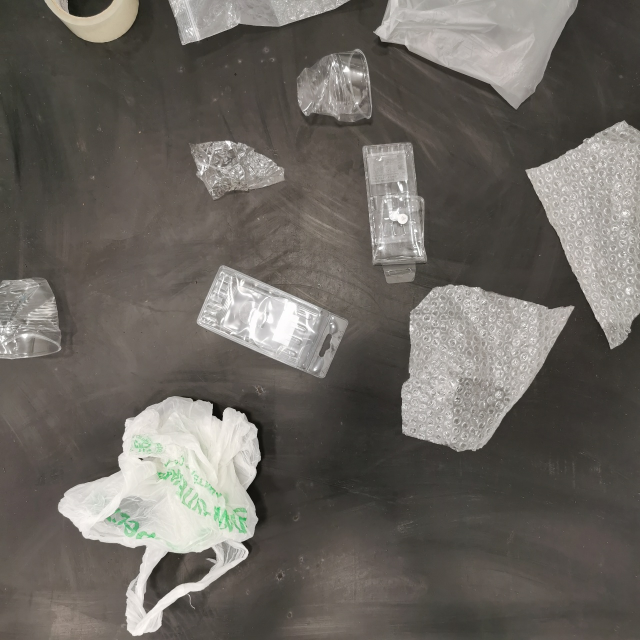
#> input picture Dataset/Plastic_resize/image_24.jpg, 1280 x 1280 px, found by its file name (shown at 1/2 size)
$ python only_Harris_Corner_Detection.py
#> lines starting #> are read from the running program, lines starting #| are printed output that depends on the picture; after the words box and inside, x2 and y2 are one past the last pixel; in counts of white or black regions, pixels touching at a corner belong together
import cv2
import numpy as np


img = cv2.imread('C:\Personality\Stady\Lab_CV\Dataset\Plastic_resize\image_24.jpg')
#> img is the input picture: shape (1280, 1280, 3); mean B, G, R 97, 102.8, 107.3
cv2.namedWindow('Harris Corner Detection Test', cv2.WINDOW_NORMAL)

def f(x=None):
    return

cv2.createTrackbar('Harris Window Size', 'Harris Corner Detection Test', 9, 25, f)
cv2.createTrackbar('Harris Parameter', 'Harris Corner Detection Test', 1, 100, f)
cv2.createTrackbar('Sobel Aperture', 'Harris Corner Detection Test', 3, 14, f)
cv2.createTrackbar('Detection Threshold', 'Harris Corner Detection Test', 3, 100, f)

gray = cv2.cvtColor(img,cv2.COLOR_BGR2GRAY)
gray = np.float32(gray)

img_bak = img

while True:
    img = img_bak.copy()

    window_size = cv2.getTrackbarPos('Harris Window Size', 'Harris Corner Detection Test')
    harris_parameter = cv2.getTrackbarPos('Harris Parameter', 'Harris Corner Detection Test')
    sobel_aperture = cv2.getTrackbarPos('Sobel Aperture', 'Harris Corner Detection Test')
    threshold = cv2.getTrackbarPos('Detection Threshold', 'Harris Corner Detection Test')
    print(window_size,harris_parameter,sobel_aperture,threshold)
    sobel_aperture = sobel_aperture * 2 + 1

    if window_size <= 0:
        window_size = 1

    dst = cv2.cornerHarris(gray, window_size, sobel_aperture, harris_parameter/100)

    # Result is dilated for marking the corners, not important
    dst = cv2.dilate(dst,None)
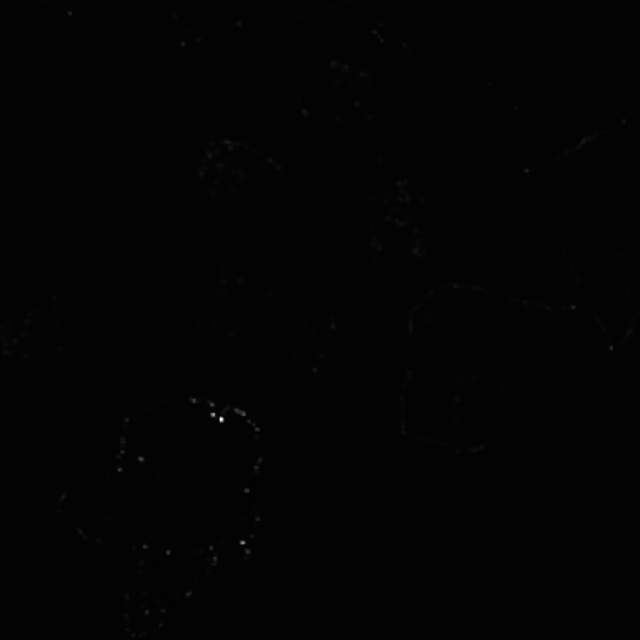
#> dst: shape (1280, 1280) float32 (shown at 1/2 size); min -7.54e+09, max 5.72e+11, mean 468736544; drawn with min black and max white

    # Threshold for an optimal value, it may vary depending on the image.
    img[dst > threshold/100 * dst.max()] = [0, 0, 255]
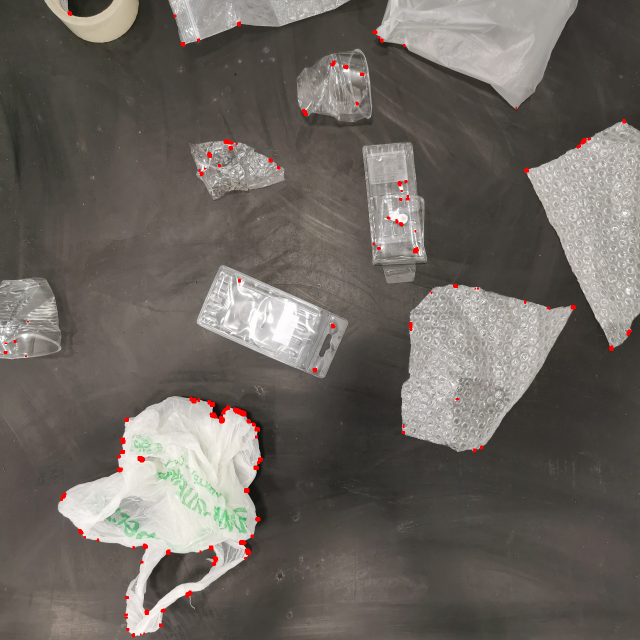
#> img: shape (1280, 1280, 3) (shown at 1/2 size); 0.46% of pixels changed, all inside (x1, y1, x2, y2) = (7, 22, 1264, 1275)

    dst_show = cv2.cvtColor(dst, cv2.COLOR_GRAY2BGR)
    dst_show = (255*dst_show).astype(np.uint8)
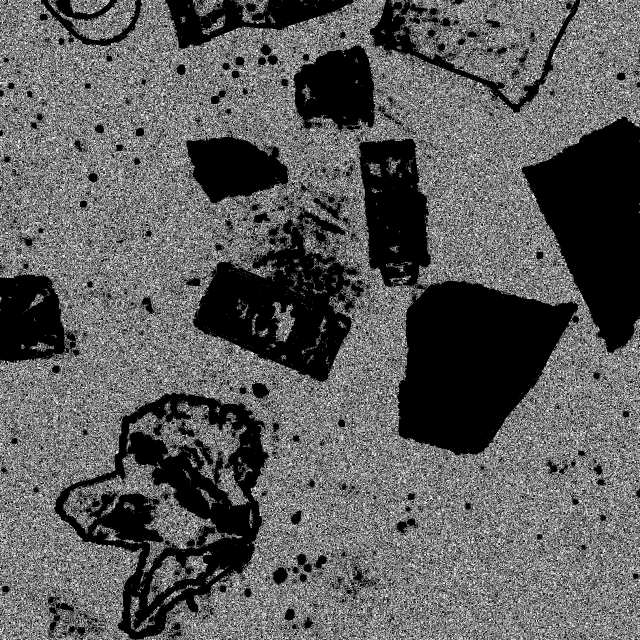
#> dst_show: shape (1280, 1280, 3) (shown at 1/2 size); min 0, max 255, mean 91.6
    unified_image =  np.hstack((img, dst_show))
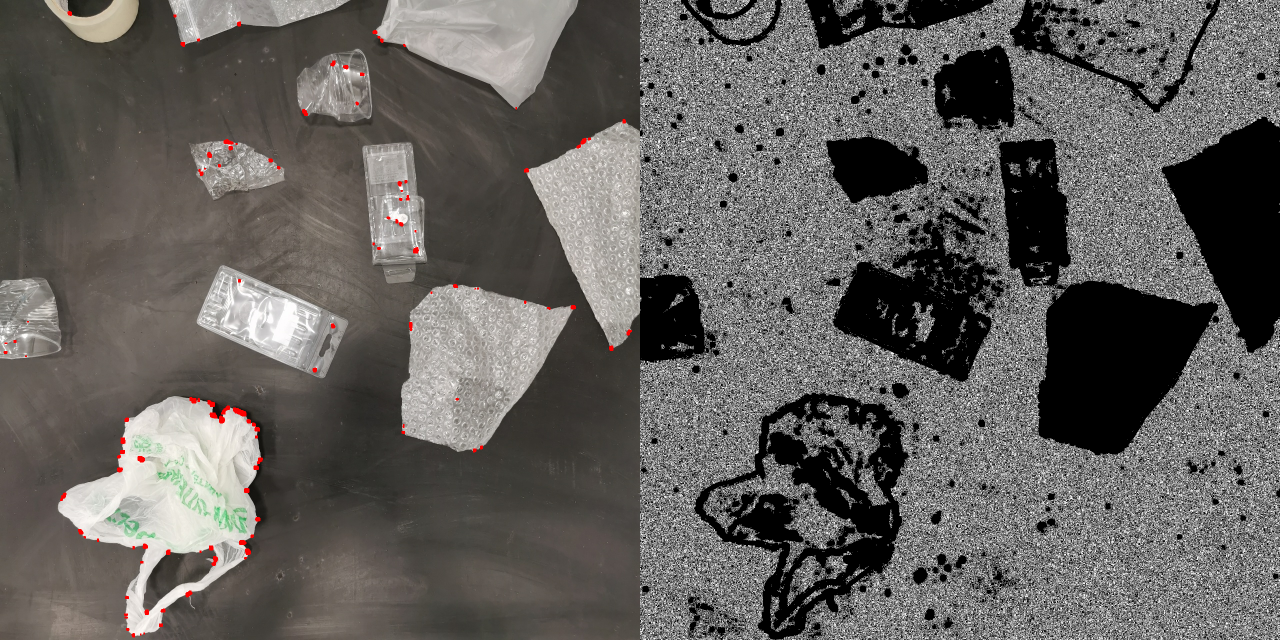
#> unified_image: shape (1280, 2560, 3) (shown at 1/2 size); mean B, G, R 93.9, 96.9, 99.7
    cv2.imshow('Harris Corner Detection Test', unified_image)
    # cv2.imwrite('results_HCD/imageqqqqq.jpg', unified_image)

    if cv2.waitKey(10) & 0xFF == 27:
#> (key Esc is pressed here)
        break

cv2.destroyAllWindows()

$ run again, with Dataset/Plastic_resize/image_1.jpg copied over Dataset/Plastic_resize/image_24.jpg
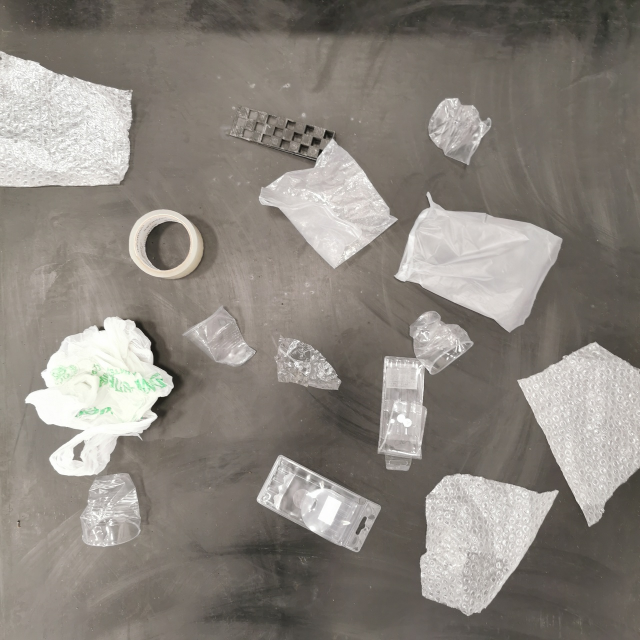
#> input picture Dataset/Plastic_resize/image_1.jpg, 1280 x 1280 px, found by its file name (shown at 1/2 size)
#> img is the input picture: shape (1280, 1280, 3); mean B, G, R 126.1, 133.1, 138.9
#> img: shape (1280, 1280, 3); 0.59% of pixels changed, all inside (x1, y1, x2, y2) = (0, 113, 1212, 1235)
#> `dst_show = (255*dst_show).astype(np.uint8)`:
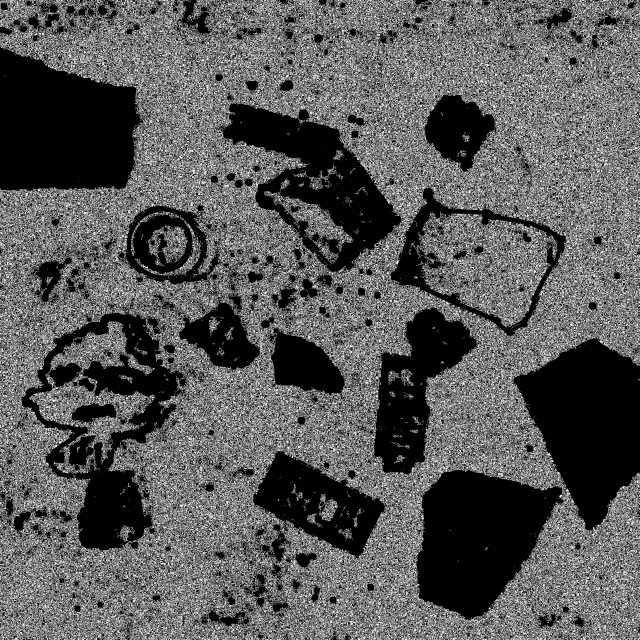
#> dst_show: shape (1280, 1280, 3) (shown at 1/2 size); min 0, max 255, mean 88.7
#> `unified_image =  np.hstack((img, dst_show))`:
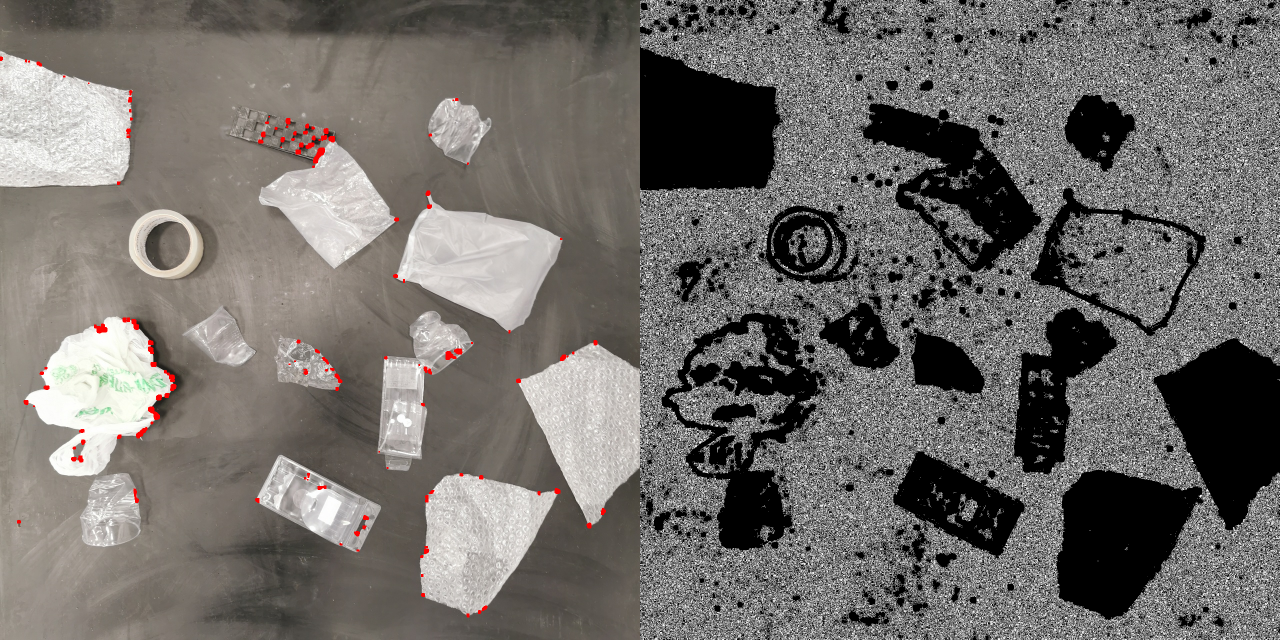
#> unified_image: shape (1280, 2560, 3) (shown at 1/2 size); mean B, G, R 107, 110.5, 114.1

$ run again, with Dataset/Plastic_resize/image_10.jpg copied over Dataset/Plastic_resize/image_24.jpg
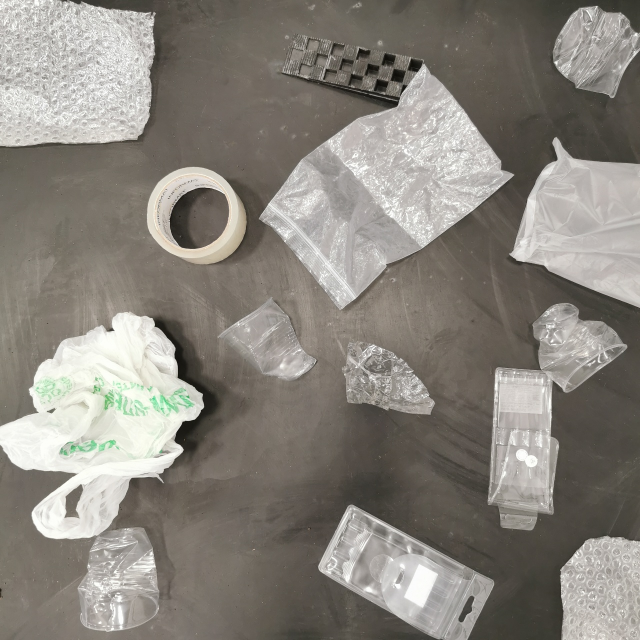
#> input picture Dataset/Plastic_resize/image_10.jpg, 1280 x 1280 px, found by its file name (shown at 1/2 size)
#> img is the input picture: shape (1280, 1280, 3); mean B, G, R 124.9, 132.4, 137.1
#> img: shape (1280, 1280, 3); 1.16% of pixels changed, all inside (x1, y1, x2, y2) = (0, 0, 1280, 1280)
#> `dst_show = (255*dst_show).astype(np.uint8)`:
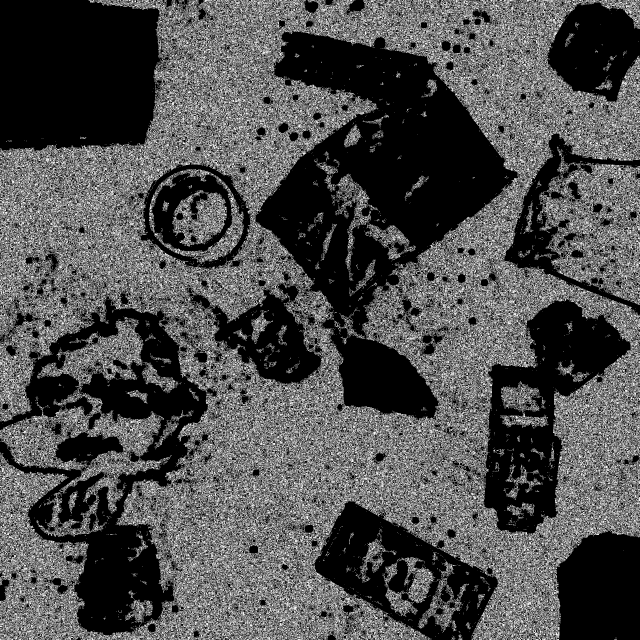
#> dst_show: shape (1280, 1280, 3) (shown at 1/2 size); min 0, max 255, mean 77.6
#> `unified_image =  np.hstack((img, dst_show))`:
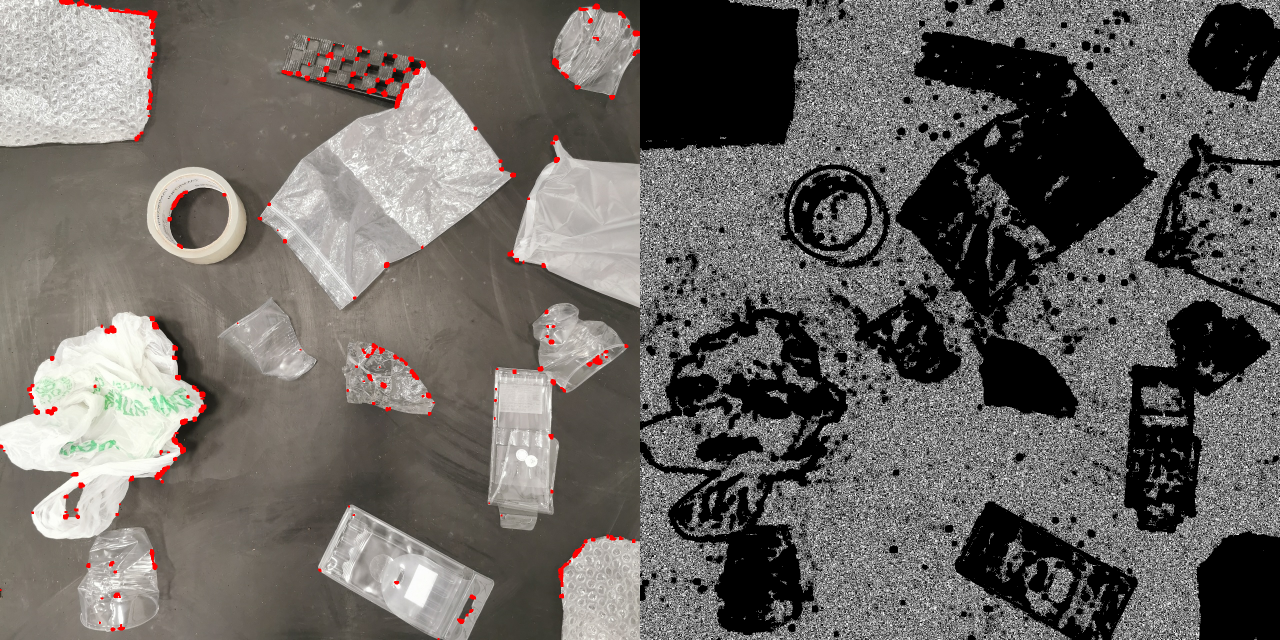
#> unified_image: shape (1280, 2560, 3) (shown at 1/2 size); mean B, G, R 100.4, 104.2, 108

$ run again, with Dataset/Plastic_resize/image_11.jpg copied over Dataset/Plastic_resize/image_24.jpg
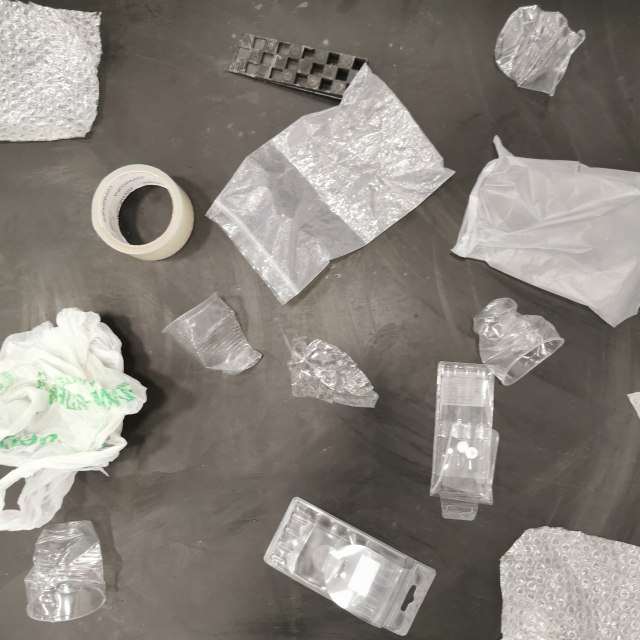
#> input picture Dataset/Plastic_resize/image_11.jpg, 1280 x 1280 px, found by its file name (shown at 1/2 size)
#> img is the input picture: shape (1280, 1280, 3); mean B, G, R 123.8, 131.3, 136.6
#> img: shape (1280, 1280, 3); 1.18% of pixels changed, all inside (x1, y1, x2, y2) = (2, 0, 1280, 1280)
#> `dst_show = (255*dst_show).astype(np.uint8)`:
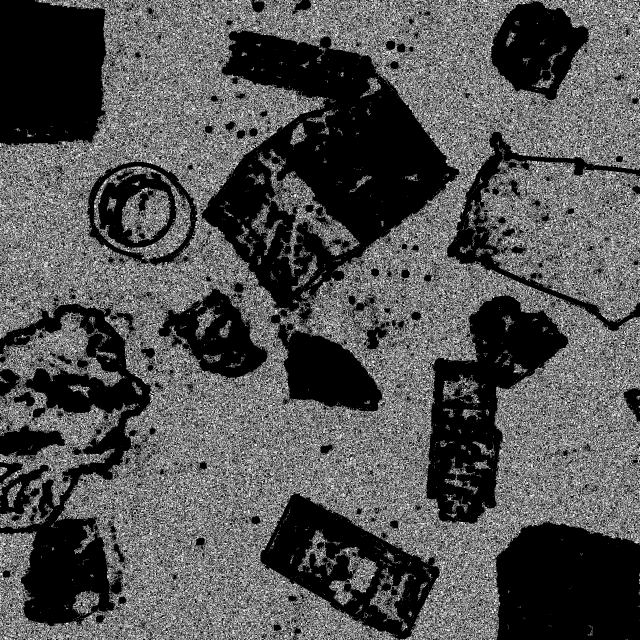
#> dst_show: shape (1280, 1280, 3) (shown at 1/2 size); min 0, max 255, mean 82.2
#> `unified_image =  np.hstack((img, dst_show))`:
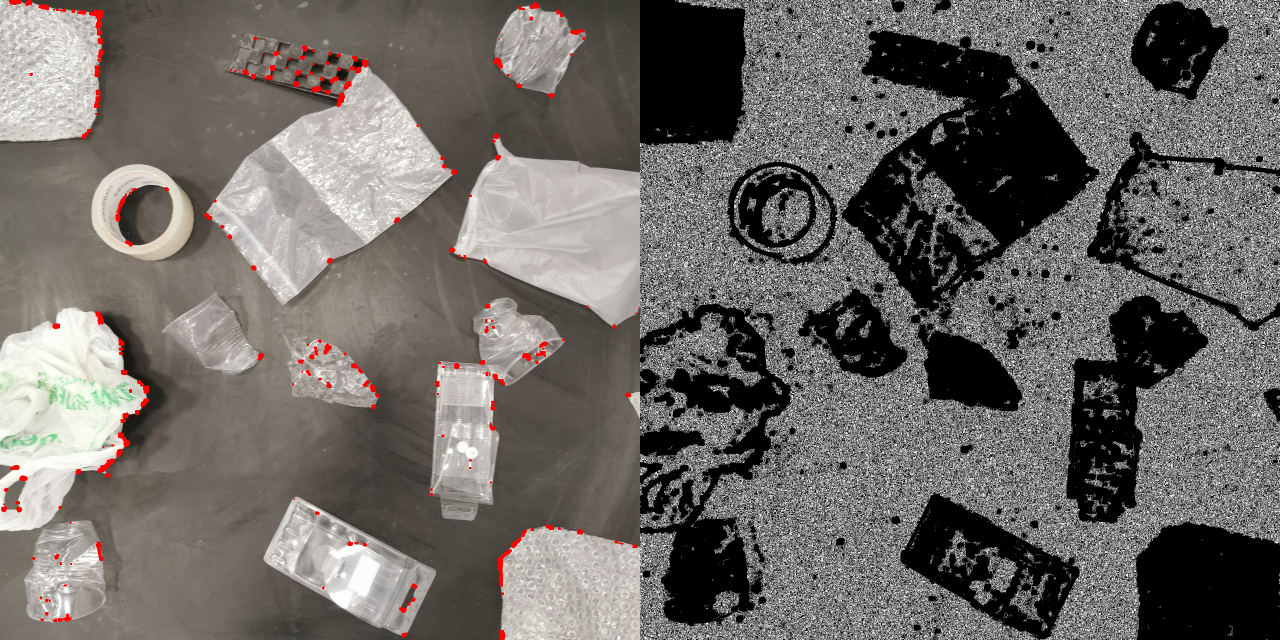
#> unified_image: shape (1280, 2560, 3) (shown at 1/2 size); mean B, G, R 102.2, 105.9, 110
